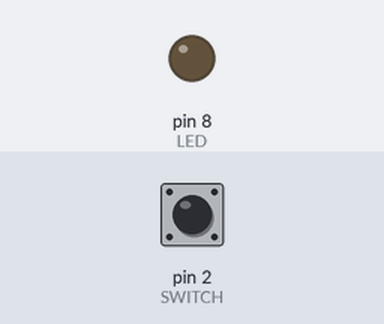
This sketch was run on a simulated Arduino Uno, built with avr-gcc and run on an emulated ATmega328P. On the bench: output pins drawn as LEDs (lit = HIGH). Inputs (shaded band) come from the test bench; at power-on: pin 2 (SWITCH) HIGH.

Above: at 1.2 s.
1.3 s: pin 2 (SWITCH) pulled LOW for 0.15 s
At 1.37 s:
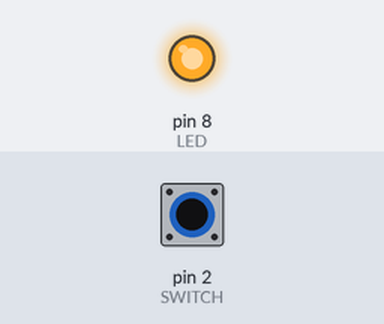
2.9 s: pin 2 (SWITCH) pulled LOW for 3.2 s
At 6.9 s:
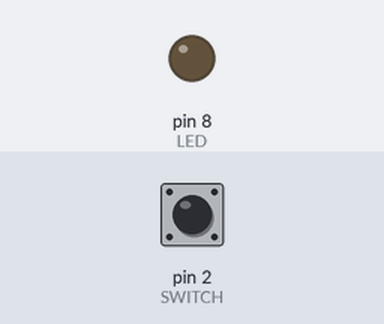
Timing chart, 0 to 8.4 s (numbered marks = the images above; inputs shaded):
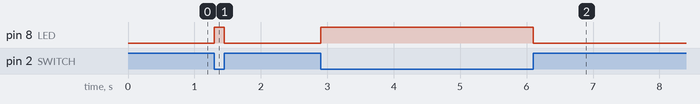

Measured:
- after the input at 1.3 s, pin 8 (LED): LOW → HIGH at once, → LOW 0.15 s later
- after the input at 2.9 s, pin 8 (LED): LOW → HIGH at once, → LOW 3.2 s later

The sketch:

Experiment_4_Switch_on_LED.ino
```cpp
// (licence header left out)
const int SWITCH = 2; // Define switch as pin 2
const int LED = 8; // Define LED as pin 8
// variables will change:
int buttonState = 0;  // variable for reading the pushbutton status

void setup()
{
  pinMode (SWITCH, INPUT);  // Set the pin 2 as input
  pinMode (LED, OUTPUT);  // Set the pin 8 as output
}

void loop()
//repeat forever
{
  buttonState = digitalRead(SWITCH);  // read the state of the pushbutton value:

  // check if the pushbutton is pressed. If it is, the buttonState is HIGH:
  if (buttonState == LOW) {
    // turn LED on:
    digitalWrite(LED, HIGH);
  } else {
    // turn LED off:
    digitalWrite(LED, LOW);
  }
}
```
